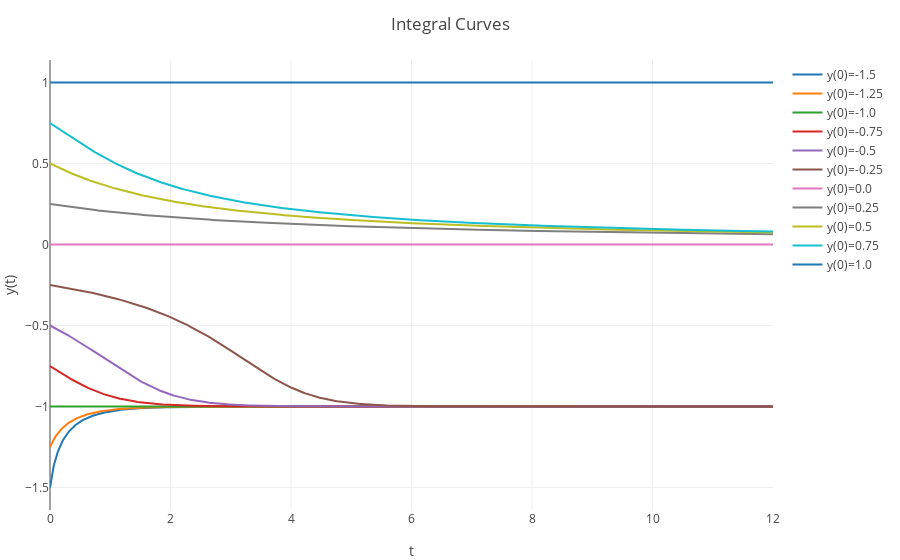

Write notebook code for a chart like this one.
### Markdown cell above
Let's numerically integrate this ODE to obtain the following integral curves. Below you can see the stable/unstable nature of the equilibrium solutions.

### Code cell
const timespan2 = 0:0.01:12;
tracesODE2=GenericTrace[];
function rhsODE2(t,y)
  return y*y*(y-1.0)*(y+1.0)
end;
const initialdata2=-1.5:0.25:1.0;
for j in 1:length(initialdata2)
  y0 = initialdata2[j]
  t,y = ode45(rhsODE2,y0,timespan2)
  trace = scatter(x=t, y=y, name = "y(0)=$(initialdata2[j])");
  push!(tracesODE2, trace);
end
plot(tracesODE2, Layout(title="Integral Curves", xaxis=attr(title="t"),yaxis=attr(title="y(t)")))

### Figure 1 — Plotly figure (JSON) as saved in the notebook; plotly's stock layout.template omitted (floating-point values rounded to 4 significant figures; data arrays with more than 128 entries replaced by an {"elided": "..."} marker saying what was removed)
{"data": [{"y": {"elided": "1222 float values"}, "name": "y(0)=-1.5", "type": "scatter", "x": {"elided": "1222 float values"}}, {"y": {"elided": "1220 float values"}, "name": "y(0)=-1.25", "type": "scatter", "x": {"elided": "1220 float values"}}, {"y": {"elided": "1204 float values"}, "name": "y(0)=-1.0", "type": "scatter", "x": {"elided": "1204 float values"}}, {"y": {"elided": "1217 float values"}, "name": "y(0)=-0.75", "type": "scatter", "x": {"elided": "1217 float values"}}, {"y": {"elided": "1218 float values"}, "name": "y(0)=-0.5", "type": "scatter", "x": {"elided": "1218 float values"}}, {"y": {"elided": "1220 float values"}, "name": "y(0)=-0.25", "type": "scatter", "x": {"elided": "1220 float values"}}, {"y": {"elided": "1204 float values"}, "name": "y(0)=0.0", "type": "scatter", "x": {"elided": "1204 float values"}}, {"y": {"elided": "1209 float values"}, "name": "y(0)=0.25", "type": "scatter", "x": {"elided": "1209 float values"}}, {"y": {"elided": "1212 float values"}, "name": "y(0)=0.5", "type": "scatter", "x": {"elided": "1212 float values"}}, {"y": {"elided": "1214 float values"}, "name": "y(0)=0.75", "type": "scatter", "x": {"elided": "1214 float values"}}, {"y": {"elided": "1204 float values"}, "name": "y(0)=1.0", "type": "scatter", "x": {"elided": "1204 float values"}}], "layout": {"yaxis": {"title": "y(t)"}, "xaxis": {"title": "t"}, "title": "Integral Curves", "margin": {"r": 50, "l": 50, "b": 50, "t": 60}}}
